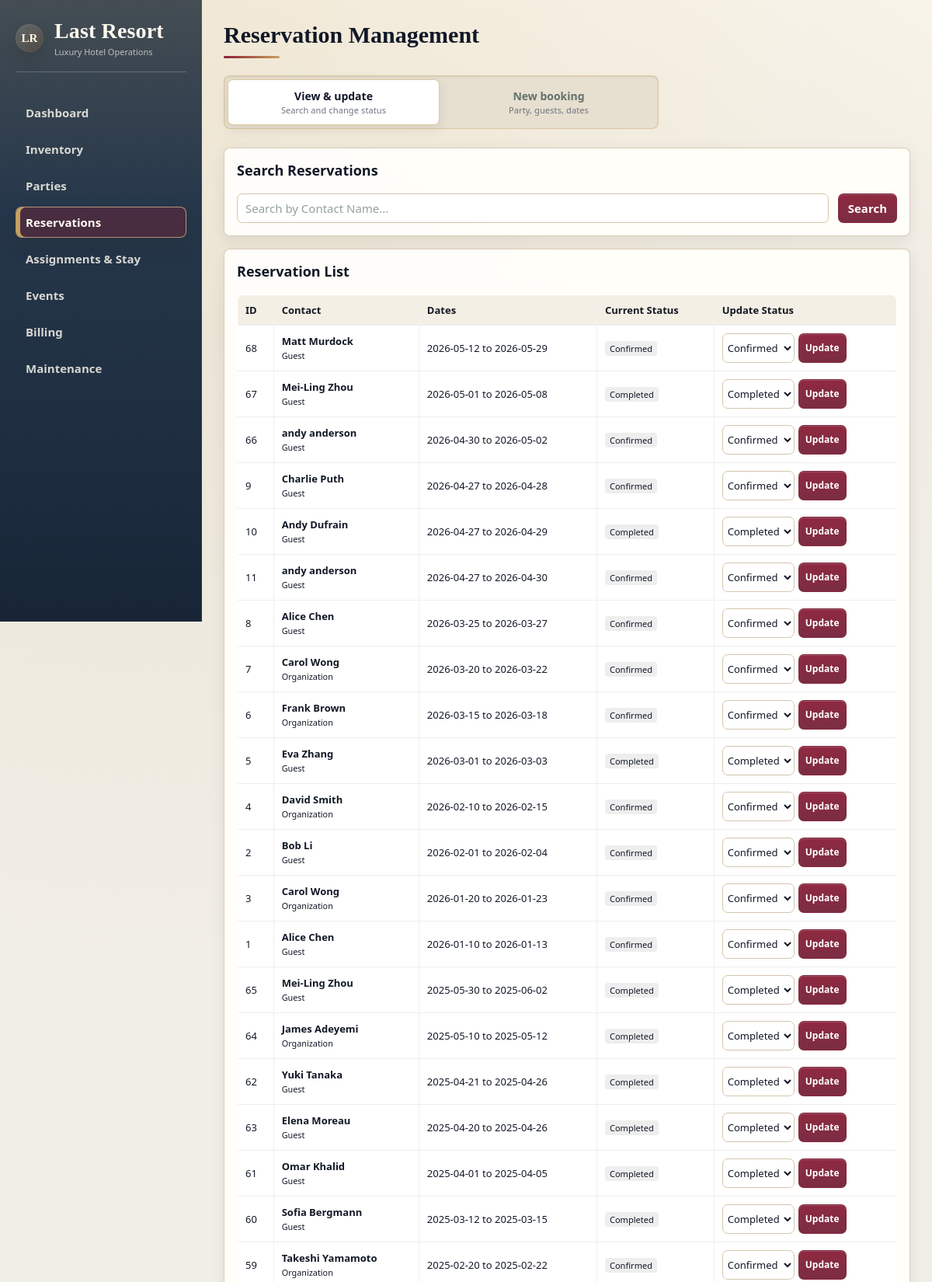
The app's page /reservations (upper part) with its own data.
### tables this page shows
CREATE TABLE reservation (
    reservationId INTEGER PRIMARY KEY,
    partyId INTEGER NOT NULL,
    dateCreated TEXT NOT NULL,
    startDate TEXT NOT NULL,
    endDate TEXT NOT NULL,
    status TEXT NOT NULL,
    depositRequired INTEGER NOT NULL CHECK (depositRequired IN (0, 1)),
    depositAmount REAL DEFAULT 0,
    FOREIGN KEY (partyId) REFERENCES party(partyId),
    CHECK (julianday(endDate) >= julianday(startDate))
);

CREATE TABLE party (
    partyId INTEGER PRIMARY KEY,
    email TEXT NOT NULL,
    phone TEXT NOT NULL,
    partyType TEXT NOT NULL,
    contactPersonName TEXT NOT NULL
);

### app.py (the view, shortened to what this page needs)
    @app.route("/reservations", methods=["GET", "POST"])
    def reservations():
        db = get_db()
        view = request.args.get("view", "view")
        step = request.args.get("step", "party")
        current_party_id = request.args.get("current_party_id")
        party_q = request.args.get("q", "").strip()
        p_params = []
        p_sql = "SELECT * FROM party"
        if party_q:
            p_sql += " WHERE contactPersonName LIKE ? OR email LIKE ? OR phone LIKE ?"
            p_params.extend([f"%{party_q}%"] * 3)
        p_sql += " ORDER BY partyId DESC"
        parties_data = db.execute(p_sql, p_params).fetchall()
        if party_q:
            p_ids = [p["partyId"] for p in parties_data]
            if p_ids:
                placeholders = ','.join(['?'] * len(p_ids))
                guests = db.execute(f"SELECT * FROM guest_group WHERE partyId IN ({placeholders})", p_ids).fetchall()
            else:
                guests = []
        elif step == "guests" and current_party_id:
            guests = db.execute("SELECT * FROM guest_group WHERE partyId = ?", (current_party_id,)).fetchall()
        else:
            guests = db.execute("SELECT * FROM guest_group ORDER BY partyId DESC LIMIT 20").fetchall()
        res_q = request.args.get("res_q", "").strip()
        res_params = []
        res_sql = """
            SELECT r.*, p.contactPersonName, p.partyType
            FROM reservation r JOIN party p ON p.partyId = r.partyId
        """
        if res_q:
            res_sql += " WHERE p.contactPersonName LIKE ?"
            res_params.append(f"%{res_q}%")
        res_sql += " ORDER BY r.startDate DESC"
        res_rows = db.execute(res_sql, res_params).fetchall()
        return render_template(
            "reservations.html",
            reservations=res_rows,
            parties=parties_data,
            guests=guests,
            view=view, step=step, current_party_id=current_party_id,
            filters={"q": party_q, "res_q": res_q}
        )

### app.py (called while the page is built)
def get_db() -> sqlite3.Connection:
    if "db" not in g:
        conn = sqlite3.connect(DB_PATH)
        conn.row_factory = sqlite3.Row
        conn.execute("PRAGMA foreign_keys = ON;")
        g.db = conn
    return g.db

### templates/reservations.html (shortened to what this page needs)
{% extends "base.html" %}
{% block content %}
<h2>Reservation Management</h2>
<div class="res-mode-switch" role="tablist" aria-label="Reservation tools">
    <a href="{{ url_for('reservations', view='view') }}"
       class="res-mode-switch__opt{% if view == 'view' %} is-on{% endif %}"
       role="tab"{% if view == 'view' %} aria-selected="true"{% else %} aria-selected="false"{% endif %}>
        <span class="res-mode-switch__label">View &amp; update</span>
        <span class="res-mode-switch__hint">Search and change status</span>
    </a>
    <a href="{{ url_for('reservations', view='create', step='party') }}"
       class="res-mode-switch__opt{% if view == 'create' %} is-on{% endif %}"
       role="tab"{% if view == 'create' %} aria-selected="true"{% else %} aria-selected="false"{% endif %}>
        <span class="res-mode-switch__label">New booking</span>
        <span class="res-mode-switch__hint">Party, guests, dates</span>
    </a>
</div>
{% if view == 'view' %}
<section class="card">
    <h3>Search Reservations</h3>
    <form method="get" class="grid-form" style="grid-template-columns: 1fr auto;">
        <input name="res_q" value="{{ filters.res_q }}" placeholder="Search by Contact Name...">
        <button class="btn" type="submit">Search</button>
    </form>
</section>
<section class="card">
    <h3>Reservation List</h3>
    <table>
        <thead>
            <tr><th>ID</th><th>Contact</th><th>Dates</th><th>Current Status</th><th>Update Status</th></tr>
        </thead>
        <tbody>
            {% for r in reservations %}
            <tr>
                <td>{{ r.reservationId }}</td>
                <td><strong>{{ r.contactPersonName }}</strong><br><small>{{ r.partyType }}</small></td>
                <td>{{ r.startDate }} to {{ r.endDate }}</td>
                <td><span class="status-tag">{{ r.status }}</span></td>
                <td>
                    <form method="post" style="display: flex; gap: 5px;">
                        <select name="status" style="padding: 2px;">
                            <option {% if r.status == 'Confirmed' %}selected{% endif %}>Confirmed</option>
                            <option {% if r.status == 'Completed' %}selected{% endif %}>Completed</option>
                        </select>
                        <button type="submit" class="btn" style="padding: 2px 8px; font-size: 12px;">Update</button>
                    </form>
                </td>
            </tr>
            {% endfor %}
        </tbody>
    </table>
</section>
{% endif %}
{% endblock %}

### templates/reservations.html (style rules this page uses)
.status-tag { background: #eee; padding: 2px 6px; border-radius: 4px; font-size: 0.85em; }
table { width: 100%; border-collapse: collapse; }
th, td { text-align: left; padding: 10px; border-bottom: 1px solid #eee; }

### records on screen
reservation: reservationId "68", contactPersonName "Matt Murdock", partyType "Guest", startDate "2026-05-12", endDate "2026-05-29", status "Confirmed"
reservation: reservationId "67", contactPersonName "Mei-Ling Zhou", partyType "Guest", startDate "2026-05-01", endDate "2026-05-08", status "Completed"
reservation: reservationId "66", contactPersonName "andy anderson", partyType "Guest", startDate "2026-04-30", endDate "2026-05-02", status "Confirmed"
reservation: reservationId "9", contactPersonName "Charlie Puth", partyType "Guest", startDate "2026-04-27", endDate "2026-04-28", status "Confirmed"
reservation: reservationId "10", contactPersonName "Andy Dufrain", partyType "Guest", startDate "2026-04-27", endDate "2026-04-29", status "Completed"
reservation: reservationId "11", contactPersonName "andy anderson", partyType "Guest", startDate "2026-04-27", endDate "2026-04-30", status "Confirmed"
reservation: reservationId "8", contactPersonName "Alice Chen", partyType "Guest", startDate "2026-03-25", endDate "2026-03-27", status "Confirmed"
reservation: reservationId "7", contactPersonName "Carol Wong", partyType "Organization", startDate "2026-03-20", endDate "2026-03-22", status "Confirmed"
reservation: reservationId "6", contactPersonName "Frank Brown", partyType "Organization", startDate "2026-03-15", endDate "2026-03-18", status "Confirmed"
reservation: reservationId "5", contactPersonName "Eva Zhang", partyType "Guest", startDate "2026-03-01", endDate "2026-03-03", status "Completed"
reservation: reservationId "4", contactPersonName "David Smith", partyType "Organization", startDate "2026-02-10", endDate "2026-02-15", status "Confirmed"
reservation: reservationId "2", contactPersonName "Bob Li", partyType "Guest", startDate "2026-02-01", endDate "2026-02-04", status "Confirmed"
reservation: reservationId "3", contactPersonName "Carol Wong", partyType "Organization", startDate "2026-01-20", endDate "2026-01-23", status "Confirmed"
reservation: reservationId "1", contactPersonName "Alice Chen", partyType "Guest", startDate "2026-01-10", endDate "2026-01-13", status "Confirmed"
reservation: reservationId "65", contactPersonName "Mei-Ling Zhou", partyType "Guest", startDate "2025-05-30", endDate "2025-06-02", status "Completed"
reservation: reservationId "64", contactPersonName "James Adeyemi", partyType "Organization", startDate "2025-05-10", endDate "2025-05-12", status "Completed"
reservation: reservationId "62", contactPersonName "Yuki Tanaka", partyType "Guest", startDate "2025-04-21", endDate "2025-04-26", status "Completed"
reservation: reservationId "63", contactPersonName "Elena Moreau", partyType "Guest", startDate "2025-04-20", endDate "2025-04-26", status "Completed"
reservation: reservationId "61", contactPersonName "Omar Khalid", partyType "Guest", startDate "2025-04-01", endDate "2025-04-05", status "Completed"
reservation: reservationId "60", contactPersonName "Sofia Bergmann", partyType "Guest", startDate "2025-03-12", endDate "2025-03-15", status "Completed"
reservation: reservationId "59", contactPersonName "Takeshi Yamamoto", partyType "Organization", startDate "2025-02-20", endDate "2025-02-22", status "Confirmed"
